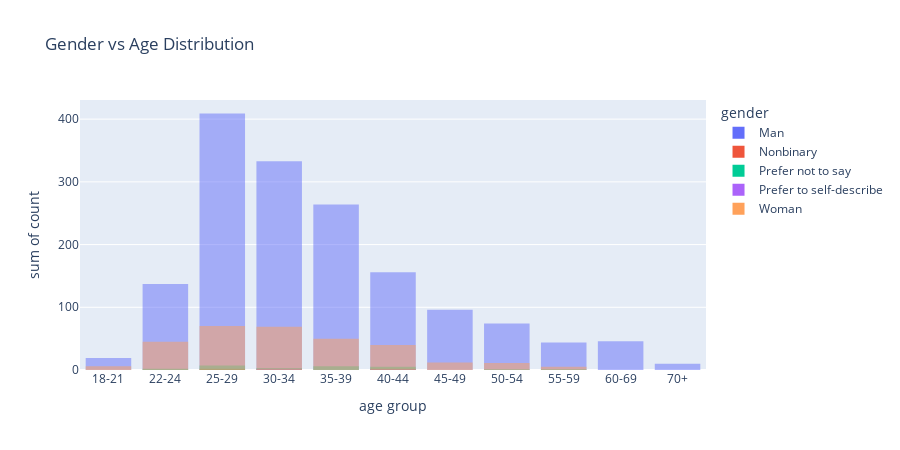

Source (notebook cell):
### Code cell
age_gender = ds_data.groupby(['Q3', 'Q2']).size().reset_index().rename(columns={0: 'count', 'Q3': 'gender', 
                                                                                'Q2': 'age group'})
age_gender['total'] = age_gender['count'].sum()
age_gender['pertcg'] = ((age_gender['count']/age_gender['total'])*100).round(2)

fig = px.histogram(age_gender, 
                   x="age group", 
                   y="count", 
                   color='gender', 
                   barmode='overlay', 
                   hover_data=['pertcg'],
                   height=450,  
                   width= 900, 
                   title="Gender vs Age Distribution")
fig.show()

### Figure 1 — Plotly figure (JSON) as saved in the notebook; plotly's stock layout.template omitted (floating-point values rounded to 4 significant figures)
{"data": [{"alignmentgroup": "True", "bingroup": "x", "histfunc": "sum", "hovertemplate": "gender=Man<br>age group=%{x}<br>sum of count=%{y}<extra></extra>", "legendgroup": "Man", "marker": {"color": "#636efa", "opacity": 0.5, "pattern": {"shape": ""}}, "name": "Man", "offsetgroup": "Man", "orientation": "v", "showlegend": true, "type": "histogram", "x": ["18-21", "22-24", "25-29", "30-34", "35-39", "40-44", "45-49", "50-54", "55-59", "60-69", "70+"], "xaxis": "x", "y": [19, 137, 409, 333, 264, 156, 96, 74, 44, 46, 10], "yaxis": "y"}, {"alignmentgroup": "True", "bingroup": "x", "histfunc": "sum", "hovertemplate": "gender=Nonbinary<br>age group=%{x}<br>sum of count=%{y}<extra></extra>", "legendgroup": "Nonbinary", "marker": {"color": "#EF553B", "opacity": 0.5, "pattern": {"shape": ""}}, "name": "Nonbinary", "offsetgroup": "Nonbinary", "orientation": "v", "showlegend": true, "type": "histogram", "x": ["25-29", "30-34", "40-44"], "xaxis": "x", "y": [2, 1, 2], "yaxis": "y"}, {"alignmentgroup": "True", "bingroup": "x", "histfunc": "sum", "hovertemplate": "gender=Prefer not to say<br>age group=%{x}<br>sum of count=%{y}<extra></extra>", "legendgroup": "Prefer not to say", "marker": {"color": "#00cc96", "opacity": 0.5, "pattern": {"shape": ""}}, "name": "Prefer not to say", "offsetgroup": "Prefer not to say", "orientation": "v", "showlegend": true, "type": "histogram", "x": ["22-24", "25-29", "30-34", "35-39", "40-44", "50-54", "55-59"], "xaxis": "x", "y": [2, 7, 3, 6, 5, 1, 1], "yaxis": "y"}, {"alignmentgroup": "True", "bingroup": "x", "histfunc": "sum", "hovertemplate": "gender=Prefer to self-describe<br>age group=%{x}<br>sum of count=%{y}<extra></extra>", "legendgroup": "Prefer to self-describe", "marker": {"color": "#ab63fa", "opacity": 0.5, "pattern": {"shape": ""}}, "name": "Prefer to self-describe", "offsetgroup": "Prefer to self-describe", "orientation": "v", "showlegend": true, "type": "histogram", "x": ["30-34", "40-44"], "xaxis": "x", "y": [2, 1], "yaxis": "y"}, {"alignmentgroup": "True", "bingroup": "x", "histfunc": "sum", "hovertemplate": "gender=Woman<br>age group=%{x}<br>sum of count=%{y}<extra></extra>", "legendgroup": "Woman", "marker": {"color": "#FFA15A", "opacity": 0.5, "pattern": {"shape": ""}}, "name": "Woman", "offsetgroup": "Woman", "orientation": "v", "showlegend": true, "type": "histogram", "x": ["18-21", "22-24", "25-29", "30-34", "35-39", "40-44", "45-49", "50-54", "55-59"], "xaxis": "x", "y": [6, 45, 70, 69, 50, 40, 12, 11, 5], "yaxis": "y"}], "layout": {"barmode": "overlay", "height": 450, "legend": {"title": {"text": "gender"}, "tracegroupgap": 0}, "title": {"text": "Gender vs Age Distribution"}, "width": 900, "xaxis": {"anchor": "y", "domain": [0, 1], "title": {"text": "age group"}}, "yaxis": {"anchor": "x", "domain": [0, 1], "title": {"text": "sum of count"}}}}
